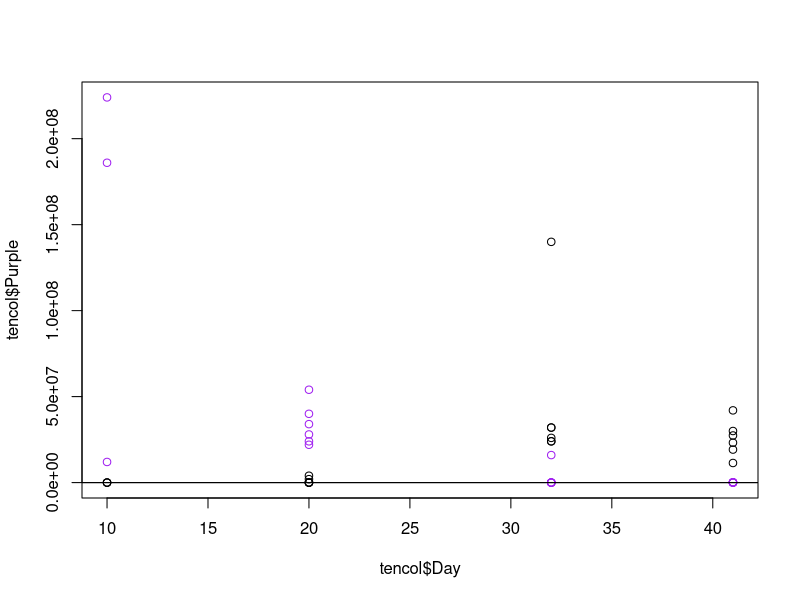
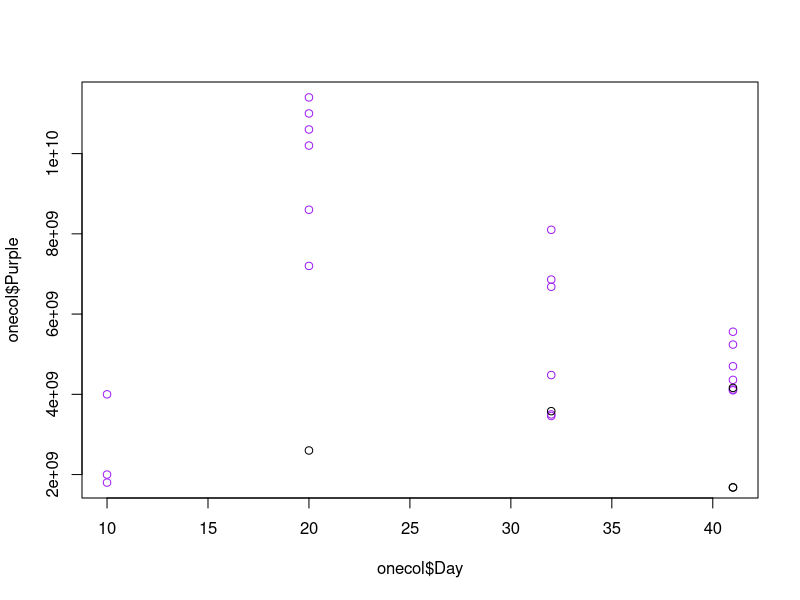

Reproduce these figures in R, in order.
# Starvation Culture Colony Count Analysis
# Jared Brewer
# Created: July 22, 2015
# Modified: July 22, 2015

# Run a regression and make a line plot.

tencol <- read.csv("StarvationColony_TenDay_07222015_WJB.csv", header = T)
onecol <- read.csv("StarvationColony_OneDay_07222015_WJB.csv", header = T)

plot(tencol$Day, tencol$Purple, col='purple')
points(tencol$Day, tencol$White, col='black')
abline(lm(Day~Purple, data=tencol, col='purple'))
abline(lm(Day~White, data=tencol, col='black'))

# Run a regression and look for differences, one at a time.
tencolP.reg <- lm(Day~Purple, data=tencol)
summary(tencolP.reg)
# Significance! 

tencolW.reg <- lm(Day~White, data=tencol)
summary(tencolW.reg)
# More significance! 

plot(onecol$Day, onecol$Purple, col='purple')
points(onecol$Day, onecol$White, col='black')
abline(lm(Day~Purple, data=onecol, col='purple'))
abline(lm(Day~White, data=onecol, col='black'))

onecolP.reg <- lm(Day~Purple, data=onecol)
summary(onecolP.reg)
# Not signficant.

onecolW.reg <- lm(Day~White, data=onecol)
summary(onecolW.reg)
# Significant. 
